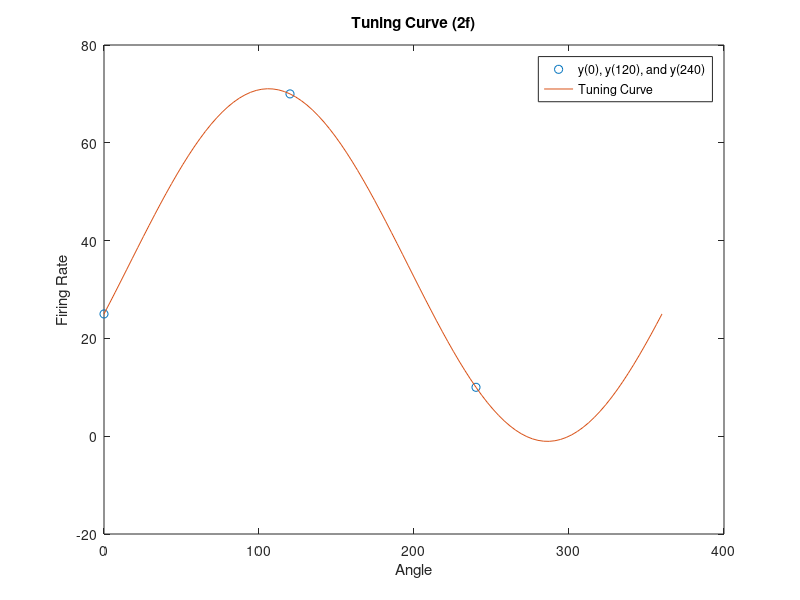
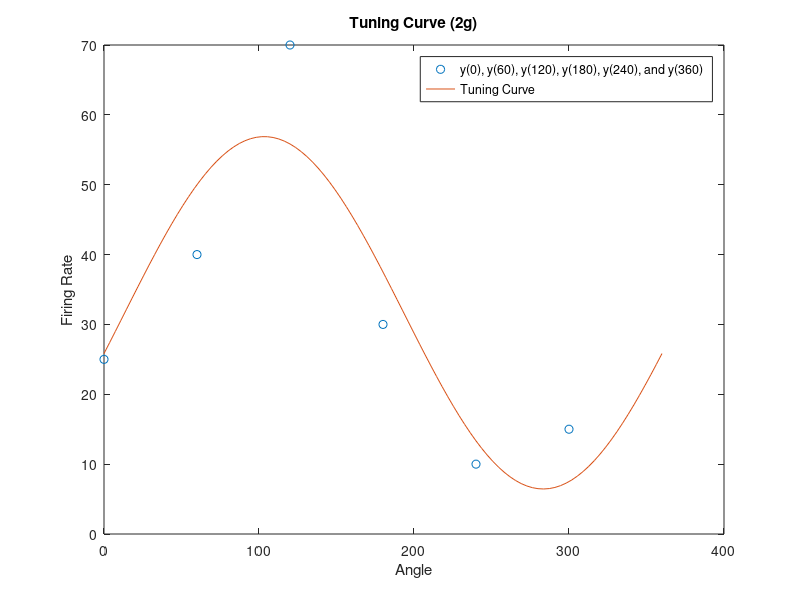

MATLAB code for these plots, in order:
% EE239AS.2 HW #2, Problem 2

%% Part E

coeff = [1 0 1; 1 sqrt(3)/2 -0.5; 1 -sqrt(3)/2 -0.5];          
% linear equations for coefficient of k
y_coeff = inv(coeff);
% solve for the coefficients of y
display(y_coeff)

%% Part F

% fit f(t) to the given data

theta = [0; 120; 240];          % angles recorded
y = [25; 70; 10];               % firing rates at angles recorded

k = coeff\y;                    % k coefficients
display(k)

x = linspace(0, 360, 100);      % for plotting
f = k(1) + k(2)*sind(x) + k(3)*cosd(x);         % tuning curve

theta_0 = atan2d(k(2),k(3));    % calculate theta_0, c_0, and c_1
c_0 = k(1);
c_1 = k(2)/sind(theta_0);

display(theta_0)
display(c_0)
display(c_1)

figure(1)                       % plot the tuning curve from 0 to 360 degrees
                                % as well as data points
plot(theta,y, 'o', x,f)
legend('y(0), y(120), and y(240)', 'Tuning Curve')
xlabel('Angle')
ylabel('Firing Rate')
title('Tuning Curve (2f)')

%% Part G

% fit f(t) to the given additional data

t_g = [0; 60; 120; 180; 240; 300];      % angles recorded
y_g = [25; 40; 70; 30; 10; 15];         % firing rates at angles recorded
coeff_g = [coeff(1,:); 1 sqrt(3)/2 0.5; coeff(2,:); 1 0 -1; coeff(3,:); 1 -sqrt(3)/2 0.5];
% coefficients of y from set of linear equations

k_g = coeff_g\y_g;                      % solve for coefficients of k
display(k_g)

f_g = k_g(1) + k_g(2)*sind(x) + k_g(3)*cosd(x);         % tuning curve

figure(2)                               % plot tuning curve from 0 to 360
                                        % as well as data points
plot(t_g,y_g, 'o', x,f_g)
legend('y(0), y(60), y(120), y(180), y(240), and y(360)', 'Tuning Curve')
xlabel('Angle')
ylabel('Firing Rate')
title('Tuning Curve (2g)')

theta_0_g = atan2d(k_g(2),k_g(3));            % calculate theta_0, c_0, and c_1
c_0_g = k_g(1);
c_1_g = k_g(2)/sind(theta_0_g);

display(theta_0_g)
display(c_0_g)
display(c_1_g)
